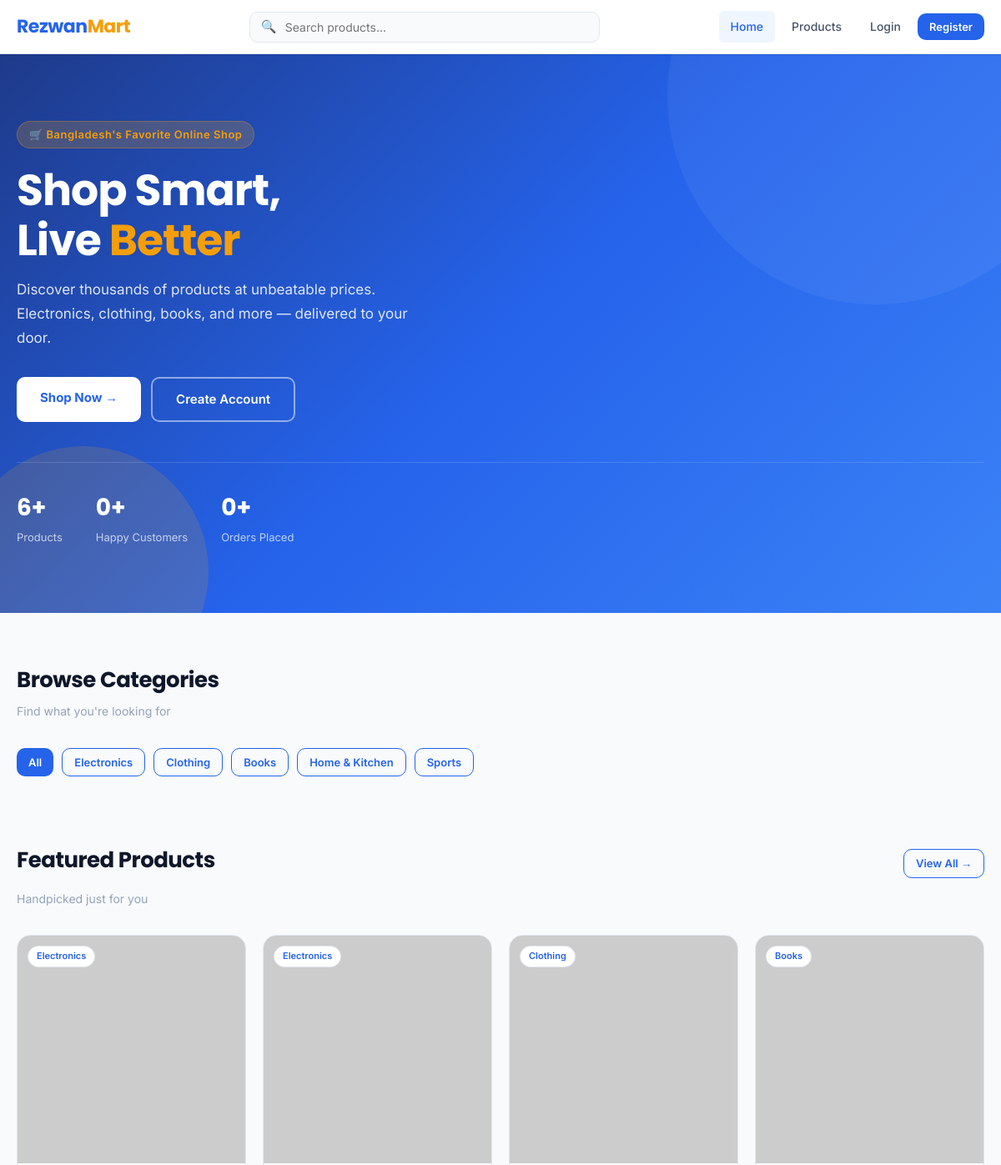
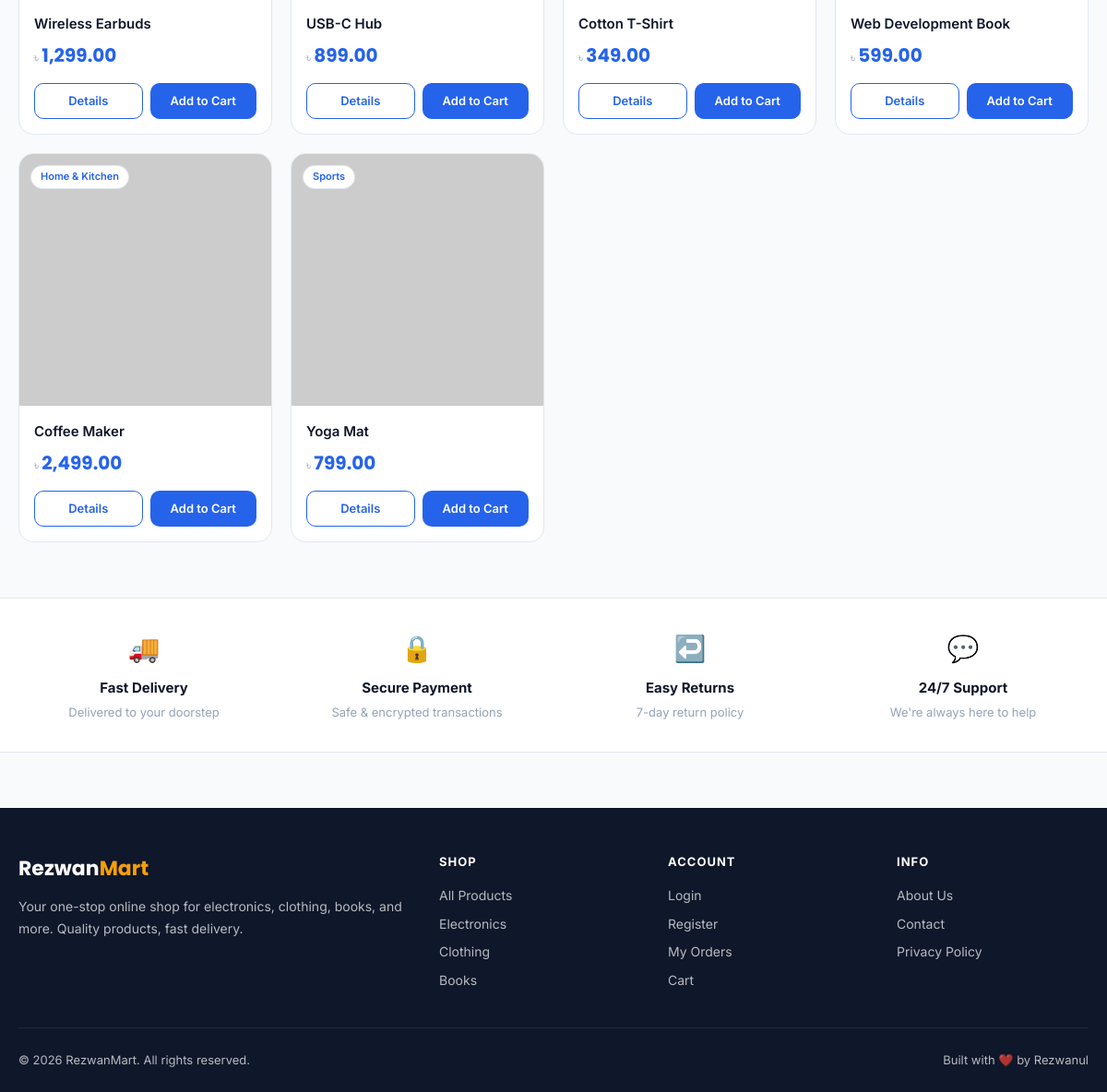
The page / on the database its author committed (2 pictures, top to bottom).
### tables this page shows
CREATE TABLE IF NOT EXISTS categories (
    id INT AUTO_INCREMENT PRIMARY KEY,
    name VARCHAR(100) NOT NULL,
    created_at TIMESTAMP DEFAULT CURRENT_TIMESTAMP
);

CREATE TABLE IF NOT EXISTS products (
    id INT AUTO_INCREMENT PRIMARY KEY,
    category_id INT,
    name VARCHAR(200) NOT NULL,
    description TEXT,
    price DECIMAL(10,2) NOT NULL,
    stock INT DEFAULT 0,
    image VARCHAR(255),
    created_at TIMESTAMP DEFAULT CURRENT_TIMESTAMP,
    FOREIGN KEY (category_id) REFERENCES categories(id) ON DELETE SET NULL
);

### index.php (the view, shortened to what this page needs)
<?php
require_once 'config.php';
$products_result = mysqli_query($conn, "
    SELECT p.*, c.name as category_name
    FROM products p
    LEFT JOIN categories c ON p.category_id = c.id
    ORDER BY p.created_at DESC
    LIMIT 8
");
$categories_result = mysqli_query($conn, "SELECT * FROM categories");
$total_products = mysqli_fetch_assoc(mysqli_query($conn, "SELECT COUNT(*) as c FROM products"))['c'];
$total_users    = mysqli_fetch_assoc(mysqli_query($conn, "SELECT COUNT(*) as c FROM users WHERE role='user'"))['c'];
$total_orders   = mysqli_fetch_assoc(mysqli_query($conn, "SELECT COUNT(*) as c FROM orders"))['c'];
?>
<!DOCTYPE html>
<html lang="en">
<head>
    <link rel="stylesheet" href="/rezwanmart/css/style.css">
</head>
<body>
<?php include 'includes/navbar.php'; ?>
<section class="hero">
    <div class="container">
        <div class="hero-content">
            <div class="hero-label">🛒 Bangladesh's Favorite Online Shop</div>
            <h1>Shop Smart,<br>Live <span>Better</span></h1>
            <p>Discover thousands of products at unbeatable prices. Electronics, clothing, books, and more — delivered to your door.</p>
            <div class="hero-btns">
                <a href="products.php" class="btn-hero-primary">Shop Now →</a>
                <?php if (!isset($_SESSION['user_id'])): ?>
                    <a href="register.php" class="btn-hero-outline">Create Account</a>
                <?php endif; ?>
            </div>
            <div class="hero-stats">
                <div>
                    <div class="hero-stat-num"><?= number_format($total_products) ?>+</div>
                    <div class="hero-stat-label">Products</div>
                </div>
                <div>
                    <div class="hero-stat-num"><?= number_format($total_users) ?>+</div>
                    <div class="hero-stat-label">Happy Customers</div>
                </div>
                <div>
                    <div class="hero-stat-num"><?= number_format($total_orders) ?>+</div>
                    <div class="hero-stat-label">Orders Placed</div>
                </div>
            </div>
        </div>
    </div>
</section>
<section class="section" style="padding-bottom:20px;">
    <div class="container">
        <div class="section-title">Browse Categories</div>
        <div class="section-sub">Find what you're looking for</div>
        <div style="display:flex; gap:10px; flex-wrap:wrap;">
            <a href="products.php" class="btn btn-primary btn-sm">All</a>
            <?php while($cat = mysqli_fetch_assoc($categories_result)): ?>
                <a href="products.php?cat=<?= $cat['id'] ?>" class="btn btn-outline btn-sm"><?= htmlspecialchars($cat['name']) ?></a>
            <?php endwhile; ?>
        </div>
    </div>
</section>
<section class="section">
    <div class="container">
        <div style="display:flex; align-items:center; justify-content:space-between; margin-bottom:8px;">
            <div class="section-title">Featured Products</div>
            <a href="products.php" class="btn btn-outline btn-sm">View All →</a>
        </div>
        <div class="section-sub">Handpicked just for you</div>
        <div class="products-grid">
            <?php while($product = mysqli_fetch_assoc($products_result)): ?>
                <div class="product-card">
                    <div class="product-img-wrap">
                        <img src="/rezwanmart/uploads/<?= htmlspecialchars($product['image'] ?? 'default.jpg') ?>"
                             alt="<?= htmlspecialchars($product['name']) ?>"
                             onerror="this.src='https://placehold.co/300x300/eff6ff/2563eb?text=No+Image'">
                        <?php if ($product['category_name']): ?>
                            <span class="product-category"><?= htmlspecialchars($product['category_name']) ?></span>
                        <?php endif; ?>
                    </div>
                    <div class="product-body">
                        <div class="product-name"><?= htmlspecialchars($product['name']) ?></div>
                        <div class="product-price">
                            <span class="currency">৳ </span><?= number_format($product['price'], 2) ?>
                        </div>
                        <div class="product-actions">
                            <a href="product_detail.php?id=<?= $product['id'] ?>" class="btn btn-outline btn-sm">Details</a>
                            <?php if (isset($_SESSION['user_id'])): ?>
                                <a href="cart_add.php?id=<?= $product['id'] ?>" class="btn btn-primary btn-sm">Add to Cart</a>
                            <?php else: ?>
                                <a href="login.php" class="btn btn-primary btn-sm">Add to Cart</a>
                            <?php endif; ?>
                        </div>
                    </div>
                </div>
            <?php endwhile; ?>
        </div>
    </div>
</section>
<section style="background: var(--bg-white); border-top:1px solid var(--border); border-bottom:1px solid var(--border); padding: 32px 0;">
    <div class="container">
        <div style="display:grid; grid-template-columns: repeat(auto-fit, minmax(180px,1fr)); gap:24px; text-align:center;">
            <div>
                <div style="font-size:28px; margin-bottom:8px;">🚚</div>
                <div style="font-weight:700; font-size:15px; margin-bottom:4px;">Fast Delivery</div>
                <div style="font-size:13px; color:var(--text-muted);">Delivered to your doorstep</div>
            </div>
            <div>
                <div style="font-size:28px; margin-bottom:8px;">🔒</div>
                <div style="font-weight:700; font-size:15px; margin-bottom:4px;">Secure Payment</div>
                <div style="font-size:13px; color:var(--text-muted);">Safe & encrypted transactions</div>
            </div>
            <div>
                <div style="font-size:28px; margin-bottom:8px;">↩️</div>
                <div style="font-weight:700; font-size:15px; margin-bottom:4px;">Easy Returns</div>
                <div style="font-size:13px; color:var(--text-muted);">7-day return policy</div>
            </div>
            <div>
                <div style="font-size:28px; margin-bottom:8px;">💬</div>
                <div style="font-weight:700; font-size:15px; margin-bottom:4px;">24/7 Support</div>
                <div style="font-size:13px; color:var(--text-muted);">We're always here to help</div>
            </div>
        </div>
    </div>
</section>
<?php include 'includes/footer.php'; ?>
</body>
</html>

### includes/navbar.php (shortened to what this page needs)
<?php
$cart_count = 0;
?>
<nav class="navbar">
    <div class="container navbar-inner">
        <a href="/rezwanmart/index.php" class="navbar-brand">Rezwan<span>Mart</span></a>
        <div class="navbar-search">
            <span class="search-icon">🔍</span>
            <input type="text" id="productSearch" placeholder="Search products...">
        </div>
        <div class="navbar-links">
            <a href="/rezwanmart/index.php" class="nav-link <?= basename($_SERVER['PHP_SELF']) == 'index.php' ? 'active' : '' ?>">Home</a>
            <a href="/rezwanmart/products.php" class="nav-link <?= basename($_SERVER['PHP_SELF']) == 'products.php' ? 'active' : '' ?>">Products</a>
            <?php if (isset($_SESSION['user_id'])): ?>
                <a href="/rezwanmart/cart.php" class="nav-cart">
                    🛒 Cart
                    <?php if ($cart_count > 0): ?>
                        <span class="cart-count"><?= $cart_count ?></span>
                    <?php endif; ?>
                </a>
                <a href="/rezwanmart/orders.php" class="nav-link">My Orders</a>
                <a href="/rezwanmart/logout.php" class="btn btn-outline btn-sm">Logout</a>
            <?php else: ?>
                <a href="/rezwanmart/login.php" class="nav-link">Login</a>
                <a href="/rezwanmart/register.php" class="btn btn-primary btn-sm">Register</a>
            <?php endif; ?>
        </div>
    </div>
</nav>

### includes/footer.php (shortened to what this page needs)
<footer class="footer">
    <div class="container">
        <div class="footer-grid">
            <div>
                <div class="footer-brand">Rezwan<span>Mart</span></div>
                <p class="footer-desc">Your one-stop online shop for electronics, clothing, books, and more. Quality products, fast delivery.</p>
            </div>
            <div>
                <div class="footer-heading">Shop</div>
                <div class="footer-links">
                    <a href="/rezwanmart/products.php">All Products</a>
                    <a href="/rezwanmart/products.php?cat=1">Electronics</a>
                    <a href="/rezwanmart/products.php?cat=2">Clothing</a>
                    <a href="/rezwanmart/products.php?cat=3">Books</a>
                </div>
            </div>
            <div>
                <div class="footer-heading">Account</div>
                <div class="footer-links">
                    <a href="/rezwanmart/login.php">Login</a>
                    <a href="/rezwanmart/register.php">Register</a>
                    <a href="/rezwanmart/orders.php">My Orders</a>
                    <a href="/rezwanmart/cart.php">Cart</a>
                </div>
            </div>
            <div>
                <div class="footer-heading">Info</div>
                <div class="footer-links">
                    <a href="#">About Us</a>
                    <a href="#">Contact</a>
                    <a href="#">Privacy Policy</a>
                </div>
            </div>
        </div>
        <div class="footer-bottom">
            <span>© <?= date('Y') ?> RezwanMart. All rights reserved.</span>
            <span>Built with ❤️ by Rezwanul</span>
        </div>
    </div>
</footer>

### rows shown on the page
categories: name "Electronics"
categories: name "Clothing"
categories: name "Books"
categories: name "Home & Kitchen"
categories: name "Sports"
products: category.name "Electronics", name "Wireless Earbuds", price "1,299.00"
products: category.name "Electronics", name "USB-C Hub", price "899.00"
products: category.name "Clothing", name "Cotton T-Shirt", price "349.00"
products: category.name "Books", name "Web Development Book", price "599.00"
products: category.name "Home & Kitchen", name "Coffee Maker", price "2,499.00"
products: category.name "Sports", name "Yoga Mat", price "799.00"

### other values the page prints
$total_products "6"
$total_users "0"
$total_orders "0"
